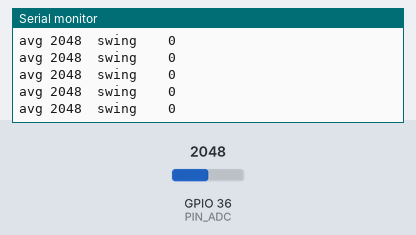
This sketch was run on a simulated ESP32. Shown: the last lines printed to the serial monitor. The test bench sets the inputs (shaded band); at power-on: GPIO 36 (PIN_ADC) = 2048 (analog values on the 0–4095 scale).

Above: at 8.2 s.
8.3 s: GPIO 36 (PIN_ADC) set to 105
At 8.48 s:
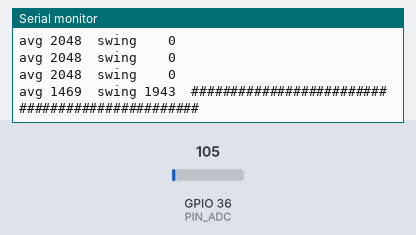
9.8 s: GPIO 36 (PIN_ADC) set to 90
At 9.99 s:
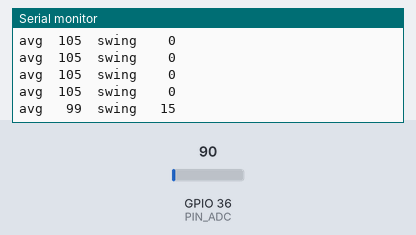

Measured:
- the behaviour switches between 100 and 99 on GPIO 36 (PIN_ADC) (found by bisection; images 1 and 2)
- after the input at 8.3 s, the serial monitor: prints a new line at once (image 1)
- after the input at 9.8 s, the serial monitor: prints a new line at once (image 2)

The sketch:

TestD_MAX9814_Probe.ino
```cpp
// TEST D — MAX9814 microphone module: level meter on the ESP32's analog pin GPIO36
// Connect: MAX9814 VCC -> board 3V3, GND -> board GND, OUT -> the KEY1 pad (GPIO36). USB (UART). Nothing else.
//          Do NOT have the 10 kOhm pull-up on GPIO36 fitted during this test.
// Pass:    "swing" stays below ~60 in silence and rises above ~400 when you speak 5 cm away.

const int PIN_ADC = 36;                                 // GPIO36 = ADC1 channel 0 = the KEY1 pad; input-only analog pin

void setup() {                                          // runs once
  Serial.begin(115200);                                 // open serial
  delay(300);                                           // settle
  analogReadResolution(12);                             // 12-bit readings: 0 .. 4095 for 0 .. ~3.3 V
  Serial.println("TEST D: MAX9814 level meter. Stay silent, then talk, then snap fingers.");  // instructions
}

void loop() {                                           // runs forever, one line per ~0.2 s
  int mn = 4095;                                        // will hold the lowest reading in this window
  int mx = 0;                                           // will hold the highest reading in this window
  long sum = 0;                                         // running total for the average
  for (int i = 0; i < 400; i++) {                       // take 400 quick samples (~20 ms)
    int v = analogRead(PIN_ADC);                        // read the mic output voltage as 0..4095
    if (v < mn) mn = v;                                 // track minimum
    if (v > mx) mx = v;                                 // track maximum
    sum += v;                                           // accumulate for average
    delayMicroseconds(50);                              // ~20 kHz sampling - fast enough to catch speech peaks
  }
  int avg = sum / 400;                                  // average level (~1500-2200 for the MAX9814's 1.25 V idle bias)
  int swing = mx - mn;                                  // peak-to-peak movement = how loud the sound was
  Serial.printf("avg %4d  swing %4d  ", avg, swing);    // print the numbers
  for (int i = 0; i < swing / 40; i++) {                // draw a bar: one # per 40 counts of swing
    Serial.print('#');                                  // bar segment
  }
  Serial.println();                                     // end the line
  delay(150);                                           // short pause so the monitor is readable
}
```
